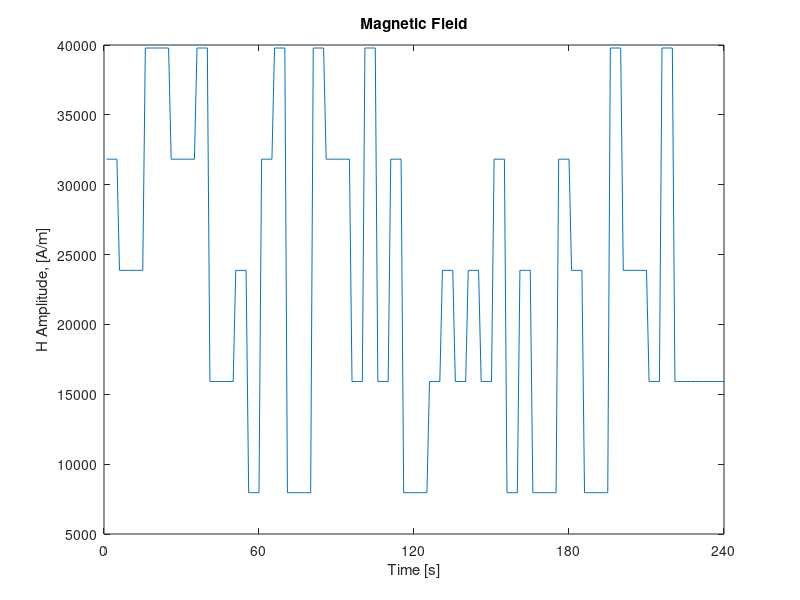

Source code (MATLAB):

clc
clear
close
dt = 5;             % Time step [s]
t_end = 240;       % End time [s]
t = 0:dt:t_end;     % Discrete times
TS = length(t);     % Number of time steps

% Define the set of elements
H_range = [7957, 15914, 23871, 31828, 39785];

% Generate random indices
indices = randi(length(H_range), 1, TS);

% Create the random array
random_array = H_range(indices);
disp(random_array);
for i = 1: length(random_array)
    % Calculate the starting index for the current iteration
    startIndex = (i - 1) * dt + 1
    
    % Calculate the ending index for the current iteration
    endIndex = min(startIndex + dt - 1, t_end)
    HVector(startIndex:endIndex) = random_array(i);
    
end

% Display the resulting vector
plot(HVector)
xlim([0,t_end])
xticks([0:t_end/4:t_end]);
xlabel('Time [s]')
ylabel('H Amplitude, [A/m]');
title('Magnetic Field');